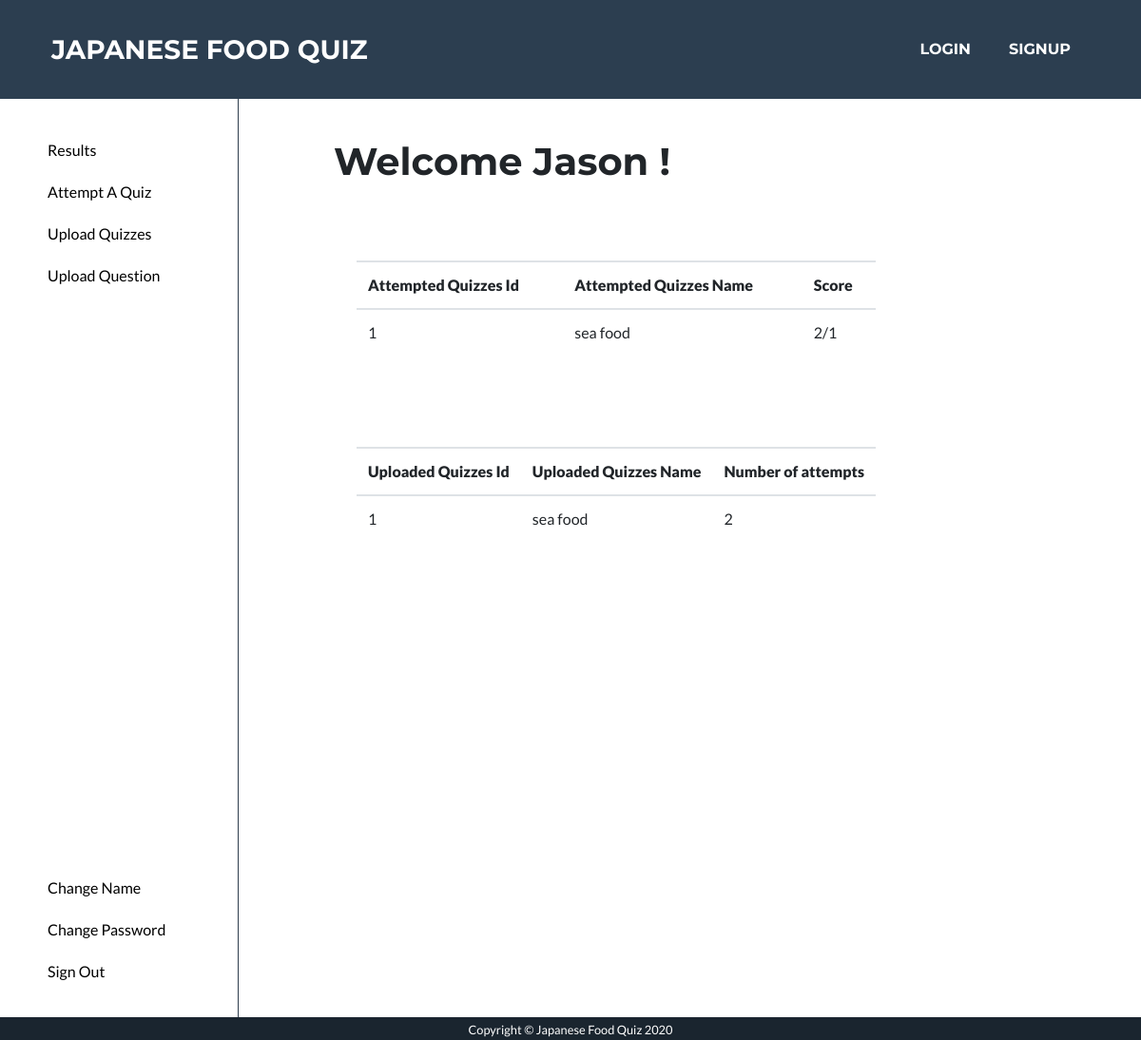
The page /user_page (signed in) on the database its author committed.
### app/models.py (models this page shows, shortened)
class User(UserMixin, db.Model):
    __table_args__ = {'extend_existing': True}
    id = db.Column(db.String, primary_key=True)
    email = db.Column(db.String(128))
    name = db.Column(db.String(128))
    password_hash = db.Column(db.String(128))
    status = db.Column(db.String)
    last_login = db.Column(db.DATE, nullable=False, default=datetime.now)

class QuizSet(db.Model):
    __table_args__ = {'extend_existing': True}
    quizSetID = db.Column(db.Integer, primary_key=True)
    name = db.Column(db.String(100))
    description = db.Column(db.String(100))
    picture = db.Column(db.String(100))
    userID = db.Column(db.String)
    status = db.Column(db.String(100))

### app/routes.py (the view)
@login_required
@app.route('/user_page')
def user_page():
    user = current_user
    answers = Answer.query.filter_by(userID=user.id).all()
    show_answers = []
    if answers and len(answers) > 0:
        for answer in answers:
            records= answer.correctNumber.split(",")
            quiz_set = QuizSet.query.filter_by(quizSetID=answer.quizSetID).first()
            if quiz_set:
                score = str(len(records))+"/"+str(answer.totalNumber)
                show = {"quiz_set_id": answer.quizSetID, "name": quiz_set.name, "score": score}
                show_answers.append(show)
    quiz_sets = QuizSet.query.all()
    show_quizs = []
    if quiz_sets and len(quiz_sets) > 0:
        for quiz_set in quiz_sets:
            if quiz_set.userID != user.id:
                continue
            q_answers = Answer.query.filter_by(quizSetID=int(quiz_set.quizSetID)).all()
            otherNumber = 0
            if q_answers is not None:
                otherNumber = len(q_answers)
            show = {"quiz_set_id": quiz_set.quizSetID, "name": quiz_set.name, "otherNumber": otherNumber}
            show_quizs.append(show)
    if user.status == "admin":
        return render_template('user_page.html', username=current_user.name)
    else:
        return render_template('user_page.html', username=current_user.name, show_answers=show_answers, show_quizs=show_quizs)

### app/models.py (called while the page is built)
@login.user_loader
def load_user(id):
    return User.query.get(int(id))

### app/templates/user_page.html (shortened to what this page needs)
<!DOCTYPE html>
<html lang="en">
  <head>
    <link href="/static/style.css" rel="stylesheet" />
    <link rel="stylesheet" type="text/css" href="static/default.css" />
    <link rel="stylesheet" type="text/css" href="static/user_page.css" />
    {% extends 'base.html' %} {% block content %}
    <body>
      <div class="main">
        <div class="navbar2">
          <ul class="nav_ul2">
            <li class="nav_list2">
              <a href="/user_page"><button>Results</button> </a>
            </li>
            <li class="nav_list2">
              <a href="/qs"><button>Attempt A Quiz </button></a>
            </li>
            <li class="nav_list2">
              <a href="/upload_question_set"
                ><button>Upload Quizzes</button>
              </a>
            </li>
            <li class="nav_list2">
              <a href="/upload_quiz"
                ><button>Upload Question</button>
              </a>
            </li>
            <li class="nav_list2_bottom">
                <a href="/user_change_name"><button>Change Name</button></a>
            </li>
            <li class="nav_list2">
                <a href="/user_change_password"><button>Change Password</button></a>
            </li>
            <li class="nav_list2">
                <a href="/logout"><button>Sign Out</button></a>
            </li>
          </ul>
        </div>
        <div class="main_part">
          <h1> Welcome {{ username }} !</h1>
          <div class="flexList container" style="margin-bottom: 5rem;">
              <table class="table">
              <tr>
                  <th><strong>Attempted Quizzes Id</strong></th>
                  <th><strong>Attempted Quizzes Name</strong></th>
                  <th><strong>Score</strong></th>
              </tr>
                {%  for answer in show_answers %}
                  <tr>
                          <td>{{ answer.quiz_set_id }}</td>
                          <td>{{ answer.name }}</td>
                          <td>{{ answer.score }}</td>
                  </tr>
               {% endfor %}
          </table>
          <br>
          <br>
          </div>
          <div class="flexList container">
              <table class="table">
              <tr>
                  <th><strong>Uploaded Quizzes Id</strong></th>
                  <th><strong>Uploaded Quizzes Name</strong></th>
                  <th><strong>Number of attempts</strong></th>
              </tr>
                {%  for quiz in show_quizs %}
                  <tr>
                          <td>{{ quiz.quiz_set_id }}</td>
                          <td>{{ quiz.name }}</td>
                          <td>{{ quiz.otherNumber }}</td>
                  </tr>
               {% endfor %}
              </table>
          </div>
        </div>
      </div>
      {% endblock %}

### app/static/default.css (style rules this page uses)
* { -webkit-box-sizing: border-box; box-sizing: border-box; margin: 0; padding: 0; }
.main { display: flex; flex-direction: row; left: 0; right: 0; top: 0; bottom: 0; width: 100%; height: 100%; }
.navbar2 { margin: 0; padding: 0; border-right: 0.0625rem solid #2f3e4e; height: 100%; }
.nav_ul2 { width: 12.5rem; margin-right: 3.125rem; margin-top: 3.125rem; }
.nav_list2 { padding-bottom: 1.25rem; }
.nav_list2_bottom { margin-top: 300%; margin-right: 0; margin-left: 3.125rem; padding-left: 0; padding-right: 0; padding-bottom: 1.25rem; }
li { padding-left: 3.125rem; list-style-type: none; padding-bottom: 0.625rem; }

### app/static/user_page.css (style rules this page uses)
button { color: black; background: white; text-shadow: none; box-shadow: none; border: none; }
.main_part { margin-left: 6.25rem; margin-top: 3.125rem; }
.flexList { display: flex; flex-direction: row; flex-wrap: wrap; }

### rows shown on the page
User: name "Jason"
QuizSet: quiz_set_id "1", name "sea food", score "2/1", otherNumber "2"
